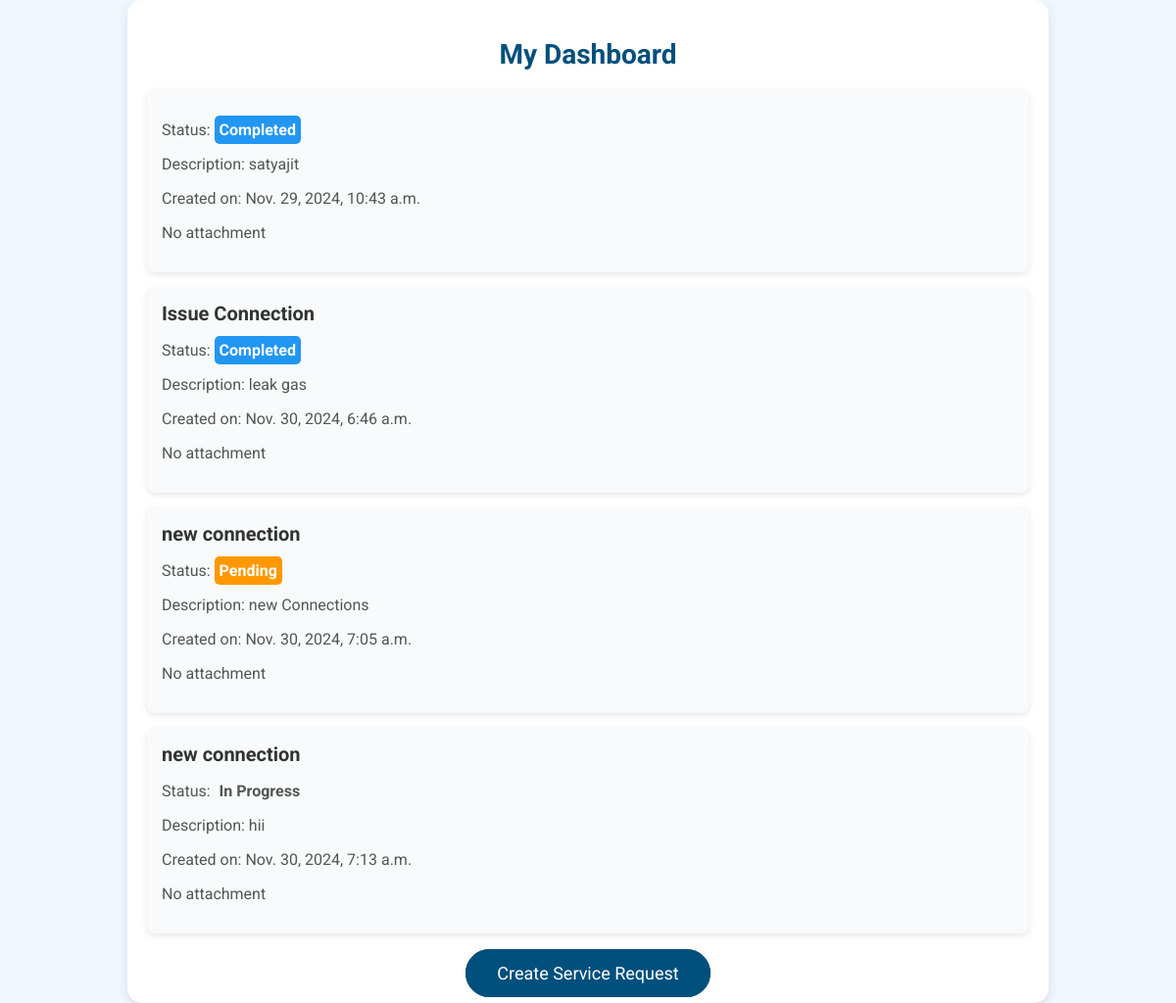
Page /dashboard/ (signed in) on the committed database.
### main/models.py (models this page shows, shortened)
class ServiceRequest(models.Model):
    STATUS_CHOICES = [
        ('Pending', 'Pending'),
        ('In Progress', 'In Progress'),
        ('Completed', 'Completed'),
    ]
    user = models.ForeignKey(User, on_delete=models.CASCADE)
    description = models.TextField()
    created_at = models.DateTimeField(auto_now_add=True)
    status = models.CharField(max_length=20, choices=STATUS_CHOICES, default='Pending')  # Remove the second 'status'
    attachment = models.FileField(upload_to='attachments/', blank=True, null=True)  # File attachment field
    new_request_name = models.CharField(max_length=255)  # Name of the new request

### main/views.py (the view)
# urls.py: path('dashboard/', views.dashboard, name='dashboard'),
@login_required
def dashboard(request):
    if request.user.is_superuser:
        return redirect('admin_dashboard')
    requests = ServiceRequest.objects.filter(user=request.user)
    return render(request, 'main/dashboard.html', {'requests': requests})

### main/templates/main/dashboard.html (shortened to what this page needs)
<!DOCTYPE html>
<html lang="en">
<head>
</head>
<body>
    <div class="dashboard-container">
        <h1>My Dashboard</h1>
        <ul class="request-list">
            {% for request in requests %}
                <li class="request-item">
                    <strong>{{ request.new_request_name }}</strong>
                    <div class="request-details">
                        <p>Status: <span class="status {{ request.status }}">{{ request.status }}</span></p>
                        <p>Description: {{ request.description }}</p>
                        <p>Created on: {{ request.created_at }}</p>
                        {% if request.attachment %}
                            <p><a href="{{ request.attachment.url }}" target="_blank">Download Attachment</a></p>
                        {% else %}
                            <p>No attachment</p>
                        {% endif %}
                    </div>
                </li>
            {% empty %}
                <li class="empty-message">No service requests found.</li>
            {% endfor %}
        </ul>
        <div class="create-btn-container">
            <a href="{% url 'create_request' %}">Create Service Request</a>
        </div>
    </div>
</body>
</html>

### main/templates/main/dashboard.html (style rules this page uses)
body { font-family: 'Roboto', sans-serif; background: #f0f7ff; margin: 0; padding: 0; display: flex; justify-content: center; align-items: center; min-height: 100vh; }
.dashboard-container { background: #ffffff; width: 80%; max-width: 900px; padding: 20px; border-radius: 15px; box-shadow: 0 4px 12px rgba(0, 0, 0, 0.1); }
h1 { font-size: 28px; color: #004f7c; text-align: center; margin-bottom: 20px; }
.request-list { list-style-type: none; padding: 0; }
.request-item { background: #f9fafb; padding: 15px; margin-bottom: 15px; border-radius: 8px; box-shadow: 0 2px 6px rgba(0, 0, 0, 0.1); transition: transform 0.2s ease, box-shadow 0.3s ease; }
.request-item strong { font-size: 20px; color: #333; }
.request-details { margin-top: 10px; font-size: 16px; color: #555; }
.status { font-weight: bold; padding: 5px; border-radius: 5px; }
.status.Pending { background-color: #ff9800; color: white; }
.status.Completed { background-color: #2196f3; color: white; }
a { color: #004f7c; text-decoration: none; font-size: 16px; border: 2px solid #004f7c; padding: 8px 16px; border-radius: 5px; transition: background-color 0.3s ease, color 0.3s ease; }
.create-btn-container { text-align: center; margin-top: 30px; }
.create-btn-container a { font-size: 18px; background-color: #004f7c; color: white; padding: 12px 30px; border-radius: 25px; transition: background-color 0.3s ease; }

### rows in the picture
ServiceRequest: status "Completed", description "satyajit", created_at "Nov. 29, 2024, 10:43 a.m.", shows "No attachment"
ServiceRequest: new_request_name "Issue Connection", status "Completed", description "leak gas", created_at "Nov. 30, 2024, 6:46 a.m.", attachment "No attachment"
ServiceRequest: new_request_name "new connection", status "Pending", description "new Connections", created_at "Nov. 30, 2024, 7:05 a.m.", attachment "No attachment"
ServiceRequest: new_request_name "new connection", status "In Progress", description "hii", created_at "Nov. 30, 2024, 7:13 a.m.", attachment "No attachment"
